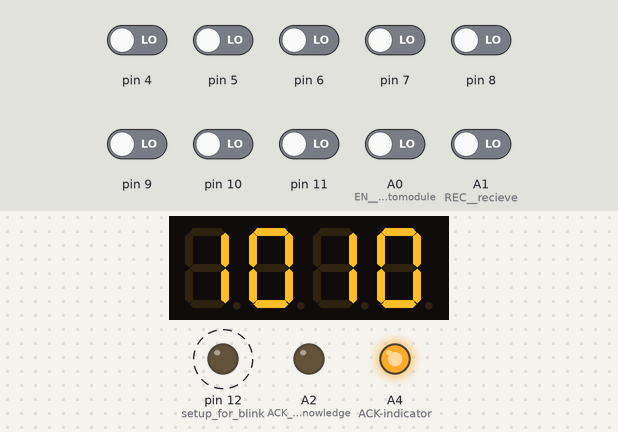
A sketch run on a simulated Arduino Uno, built with avr-gcc and run on an emulated ATmega328P. On the bench: 4-digit seven-segment display, output pins drawn as LEDs (lit = HIGH). Dashed ring = blinking. The test bench sets the inputs (shaded band); at power-on: A0 (EN___engage_cryptomodule), A1 (REC__recieve), pin 4–11 LOW. Storage starts empty.

Above: at 1.8 s.
1.9 s: A1 (REC__recieve) driven HIGH
At 2.4 s:
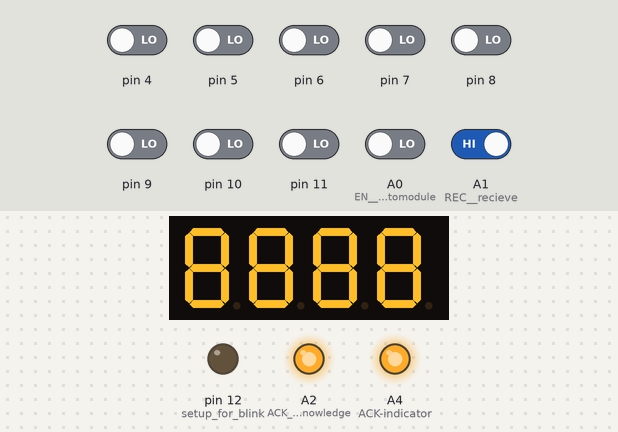
3.5 s: A0 (EN___engage_cryptomodule) driven HIGH
At 3.77 s:
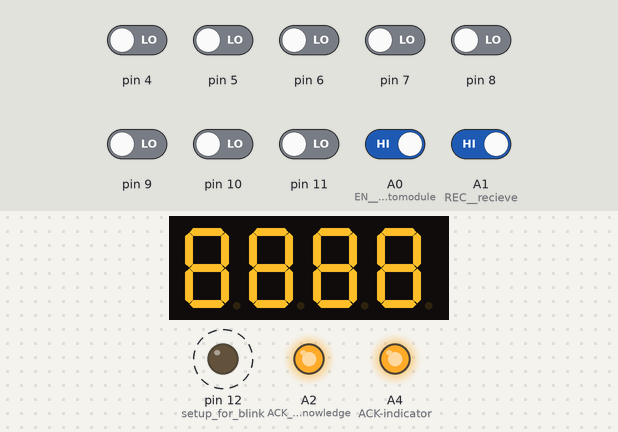
6.5 s: A1 (REC__recieve) driven LOW
At 11.0 s:
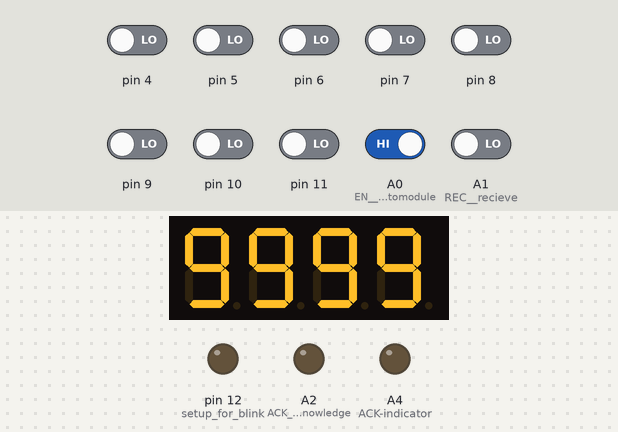
Timing chart, 0 to 20.1 s (numbered marks = the images above; inputs shaded):
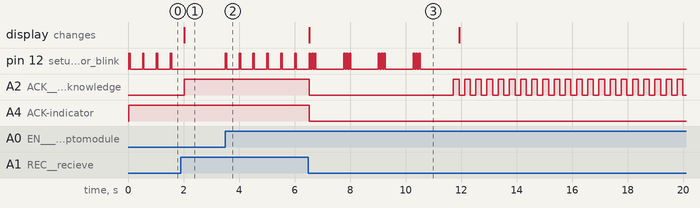

The sketch:

textinputmodule.ino
```cpp
// include the SD library:
#include <Wire.h>
#include <SPI.h>
#include <SD.h>
// Software Serial library:
#include <SoftwareSerial.h>
// personal debugging routines
#include "debug.h"

#include "Adafruit_LEDBackpack.h"
#include "Adafruit_GFX.h"

// GLOBAL VARIABLES
const int chipSelect = 10;  // 10 because this is an Adafruit SD module.
int buttonA, card_detect, engage, recieve;   // inputs
File data;
char pt_data, ct_data;
int i;
char longkey[20] = {'a','b','c','d','e','f','g','h','i','j','k','l','m','n','o','p','q','r','s','t'};
float filesize, currentsizetxfr, percentdone;
Adafruit_7segment matrix = Adafruit_7segment();


void sd_readstart() {
  unsigned char i = 0;
  // Open serial communications and wait for port to open:
  Serial.print("\nInitializing SD card...");
  if (!SD.begin(10)) {
    Serial.println("Card initialization failed.");
    //errorblink();
    return;
  }
  Serial.println("Initialization successful.");
}

char encrypt(char c, int i) {
   // xor algorithm -- just a bitwise xor against the key
   // this constitutes a simple substitution cipher
   // and is easily reversible
   return (c ^ longkey[i]);
//   char simplekey = 'A';
//   return (c ^ simplekey);
}

void getdatasize() {
  filesize = 0;
  data = SD.open("test.txt");
  while (data.available()) {
    pt_data = data.read();
    filesize++;
  }
  data.close();
}

void senddata() {
  currentsizetxfr = 0;
  data = SD.open("test.txt");
  digitalWrite(12, HIGH);
    matrix.print(9999);
    matrix.writeDisplay();

  while (data.available()) {
      Wire.beginTransmission(8); // transmit to device #8
      while (data.available() && i < 20) {
        pt_data = data.read();
        ct_data = encrypt(pt_data,i);
        Wire.write(ct_data);
        currentsizetxfr++;
        i++;
      }
      i=0;
      Wire.endTransmission();
      percentdone = (currentsizetxfr/filesize)*100;
      matrix.print((int)percentdone, DEC);
      matrix.writeDisplay();
  }
  data.close();
  digitalWrite(12,LOW);
}

void getkey() {
  byte key_recieved = 0;
  for (int i = 0; i<8; i++) {
    if (digitalRead(i+4) == 0) {
      bitWrite(key_recieved, i, 0);
    } else {
      bitWrite(key_recieved, i, 1);
    }
  }
  longkey[0] = (char)key_recieved;
  digitalWrite(A2, HIGH);
  digitalWrite(A4, HIGH);   // acknowledge reciept of key-byte
}

void setup() {
  pinMode(12, OUTPUT);  // setup for blink
  pinMode(A0, INPUT);   // EN   engage cryptomodule
  // digitalWrite(A0, HIGH); // set pullup
  pinMode(A1, INPUT);   // REC  recieve
  // digitalWrite(A0, HIGH); // set pullup
  pinMode(A2, OUTPUT);  // ACK  acknowledge
  pinMode(A4, OUTPUT);  // ACK-indicator
  // the keybyte receiver
  pinMode(4,INPUT);     // 0
  pinMode(5,INPUT);     // 1
  pinMode(6,INPUT);     // 2
  pinMode(7,INPUT);     // 3
  pinMode(8,INPUT);     // 4
  pinMode(9,INPUT);     // 5
  pinMode(10,INPUT);    // 6
  pinMode(11,INPUT);    // 7

  sd_readstart();
  Serial.begin(9600);
  Wire.begin(9);
  matrix.begin(0x70);
  matrix.print(1010,DEC);
  matrix.writeDisplay();
}

void loop(void) {
  // short blink to confirm this is going down correctly


  digitalWrite(12,LOW);
  engage = digitalRead(A0);
  recieve = digitalRead(A1);

  if (engage == HIGH && recieve == LOW) {
    // engage = 1; recieve = 0
    matrix.print(1111);
    matrix.writeDisplay();
    getdatasize();
    senddata();
    digitalWrite(A2, LOW);   // disable ack signal
    digitalWrite(A4, LOW);   // disable ack indicator
    goodblink();
    while (engage == HIGH) {
      engage = digitalRead(A0);
      digitalWrite(A2, LOW);   // disable ack signal
      delay(200);
      digitalWrite(A2,HIGH);
      delay(200);
      matrix.print(4444);
      matrix.writeDisplay();
    }
    digitalWrite(A2, LOW);
    matrix.print(1010,DEC);
    matrix.writeDisplay();
  } else if (recieve == HIGH && engage == LOW) {
    // receive = 1; engage = 0
    matrix.print(8888,DEC);
    matrix.writeDisplay();
    getkey();
  } else {
    blink(50,450);
  }

}
```

debug.h
```cpp
void blink(int h, int l) {
	digitalWrite(12, HIGH);
	delay(h);
	digitalWrite(12, LOW);
	delay(l);
}

//void errorblink() {
//  unsigned char counter = 0;
//  while (counter < 4 ) {
//    digitalWrite(12, HIGH);
//    delay(50);
//    digitalWrite(12, LOW);
//    delay(50);
//    digitalWrite(12, HIGH);
//    delay(50);
//    digitalWrite(12, LOW);
//    delay(50);
//    digitalWrite(12, HIGH);
//    delay(50);
//    digitalWrite(12, LOW);
//    delay(1000);
//    counter++;
//  }
//}

void goodblink() {
  unsigned char counter = 0;
  while (counter < 4 ) {
    digitalWrite(12, HIGH);
    delay(50);
    digitalWrite(12, LOW);
    delay(50);
    digitalWrite(12, HIGH);
    delay(50);
    digitalWrite(12, LOW);
    delay(50);
    digitalWrite(12, HIGH);
    delay(50);
    digitalWrite(12, LOW);
    delay(1000);
    counter++;
  }
}
```

Measured:
- after the input at 1.9 s, pin 12 (setup_for_blink): stops changing and stays LOW; A2 (ACK__acknowledge): LOW → HIGH after 0.13 s; the display: changes after 0.13 s (image 1)
- after the input at 3.5 s, pin 12 (setup_for_blink): alternates HIGH for 0.05 s and LOW for 0.45 s, starting at once
- after the input at 6.5 s, A2 (ACK__acknowledge): HIGH → LOW at once, then repeats every 0.40 s: HIGH 0.20 s, LOW 0.20 s; A4 (ACK-indicator): HIGH → LOW at once; the display: changes at once (image 3)
- by itself, pin 12 (setup_for_blink): alternates HIGH for 0.05 s and LOW for 0.45 s
